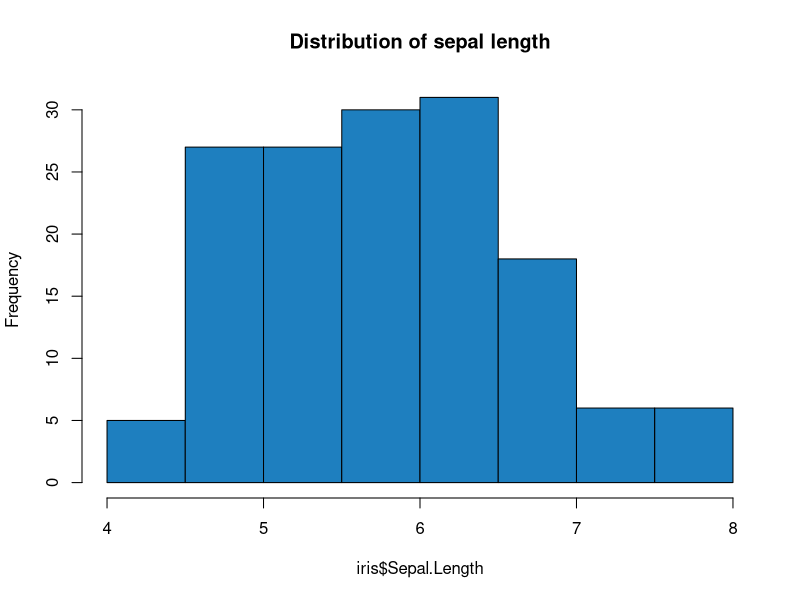
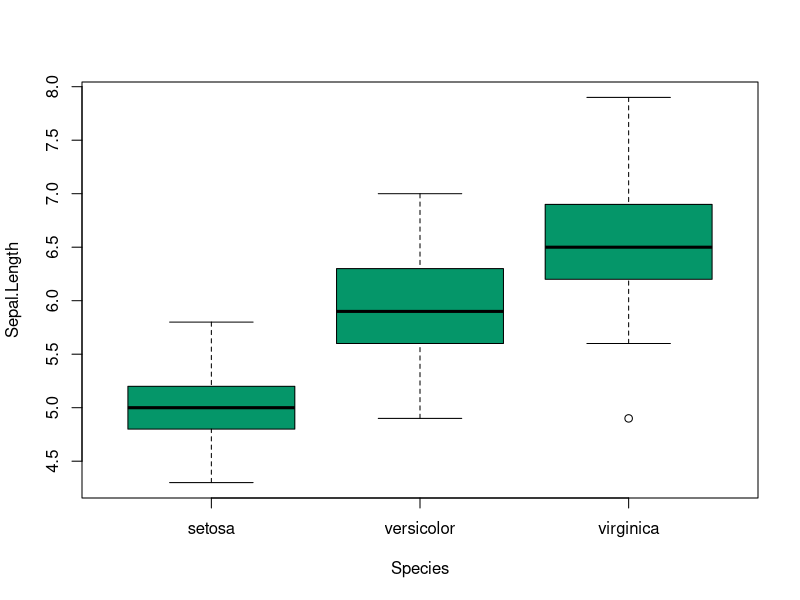
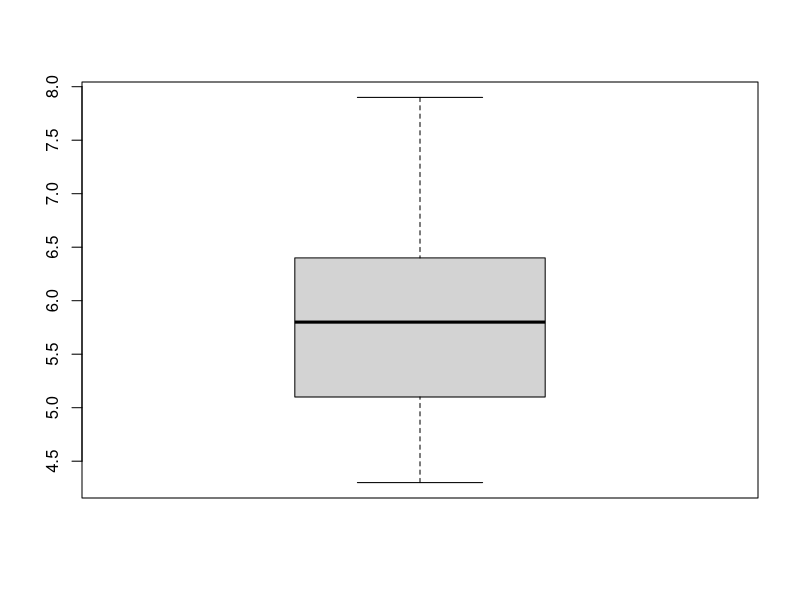
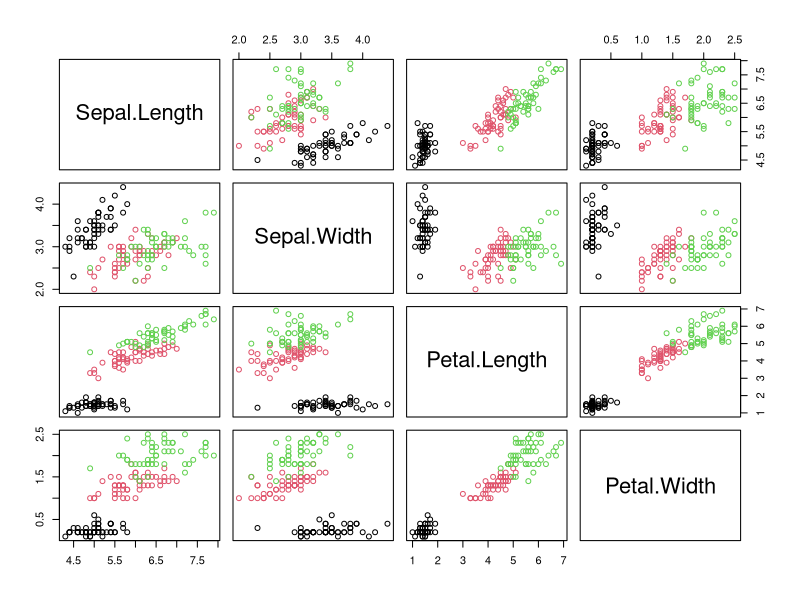

Here is the R script that generated these plots, in order:
# =====================================================================
# Run with R 4.3.3 (Rscript --vanilla). What it prints, and the plots it
# draws, are on the lab page, and tools/data-science/run_r_equivalents.py
# runs it again. (Until October 2026 R could not be installed where these
# labs are checked, so this file was desk-checked only; every number in its
# comments has since been checked against R's own output.)
# =====================================================================
# Experiment 5: Exploratory Data Analysis
# Python equivalent: python/05_eda.py
# Step 1: Load the data
data(iris)                       # or read.csv("yourfile.csv")

# Step 2: Look at its structure and summary
str(iris)                        # structure: 150 obs. of 5 variables
dim(iris); nrow(iris); ncol(iris)
head(iris); tail(iris)
summary(iris)                    # min, Q1, median, mean, Q3, max per column

# Step 3: Check for missing values
colSums(is.na(iris))             # missing values per column
sum(complete.cases(iris))        # rows with no NA at all

# Step 4: Count the categories
table(iris$Species)              # categorical counts
prop.table(table(iris$Species))  # as proportions

# Step 5: Plot the distributions, and find the outliers
hist(iris$Sepal.Length, breaks = 10, col = "#1e7fbf",
     main = "Distribution of sepal length")
boxplot(Sepal.Length ~ Species, data = iris, col = "#059669")
boxplot(iris$Sepal.Length)$out    # the outlier values themselves
pairs(iris[, 1:4], col = iris$Species)   # scatterplot matrix

# Step 6: Find the correlations
cor(iris[, 1:4])                 # correlation matrix -- numeric columns only

# Step 7: Judge the skew from the mean and median
# Skewness needs a package; the sign is what matters
# library(e1071); skewness(iris$Sepal.Length)
# mean > median  -> right-skewed ; mean < median -> left-skewed
mean(iris$Sepal.Length); median(iris$Sepal.Length)
